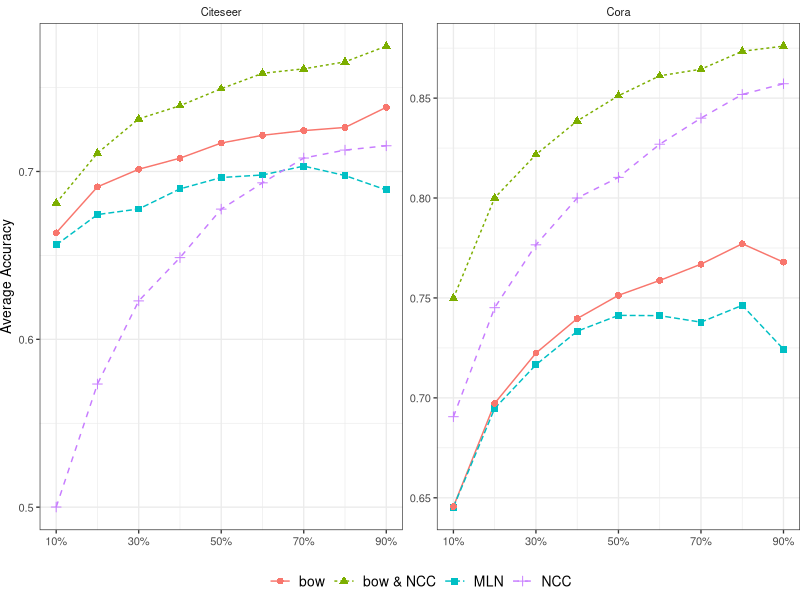
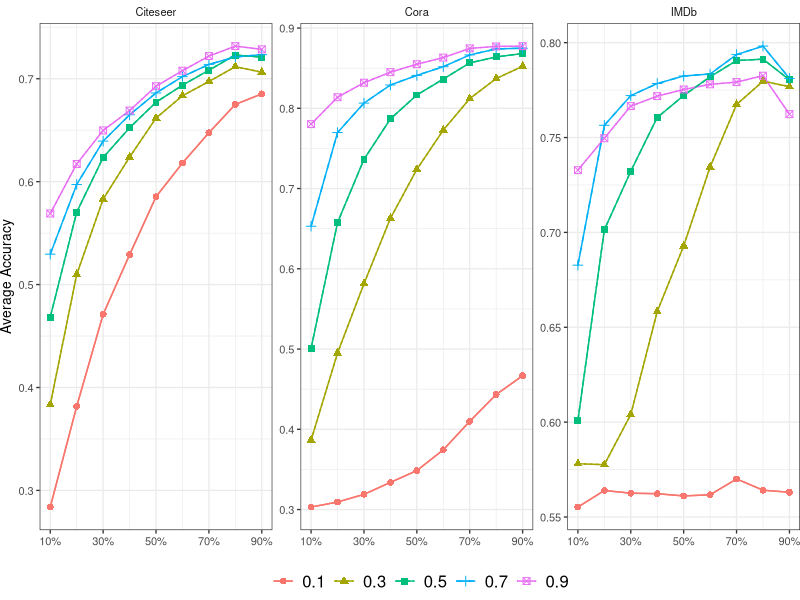
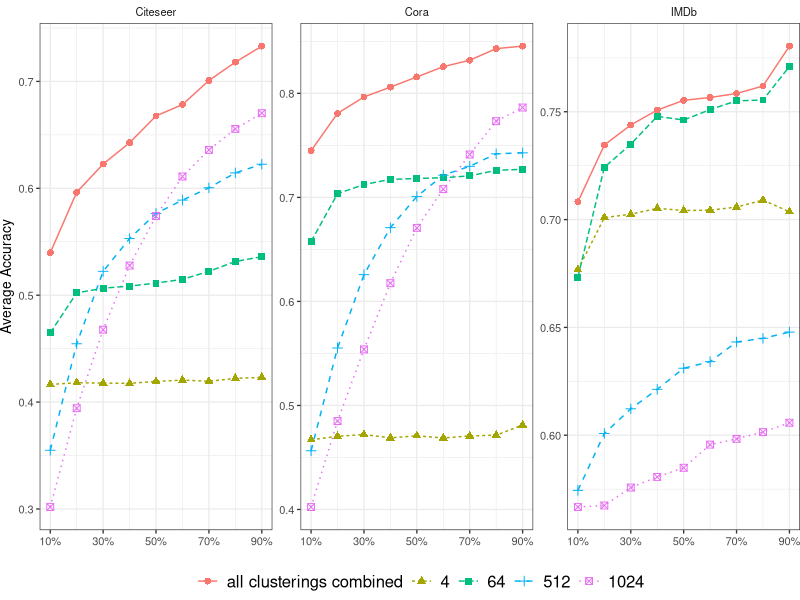
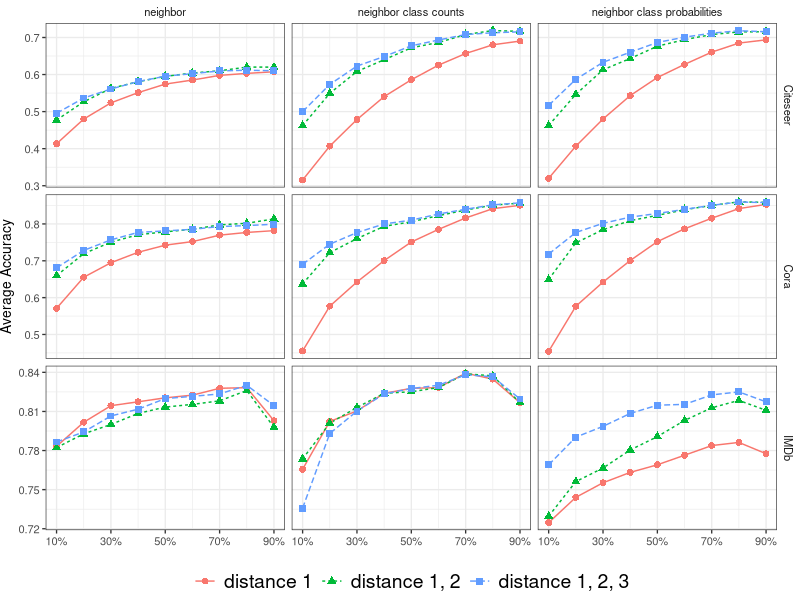
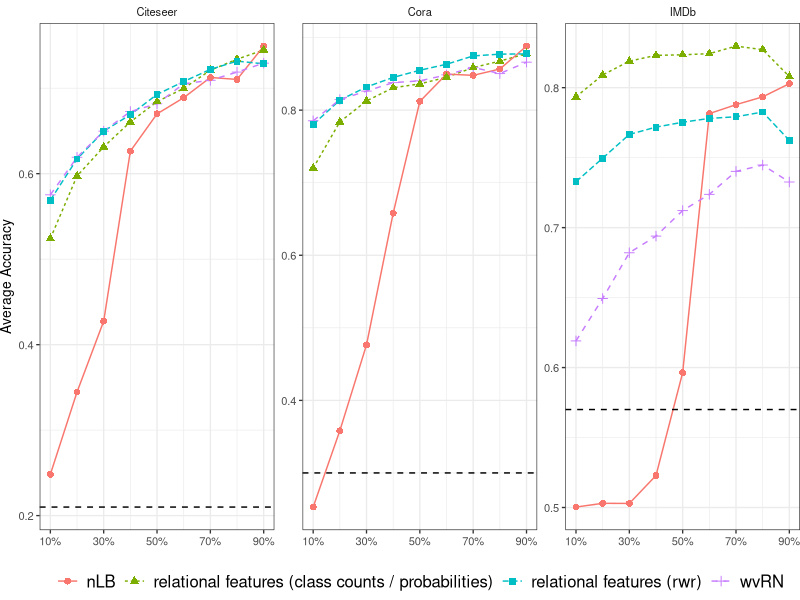
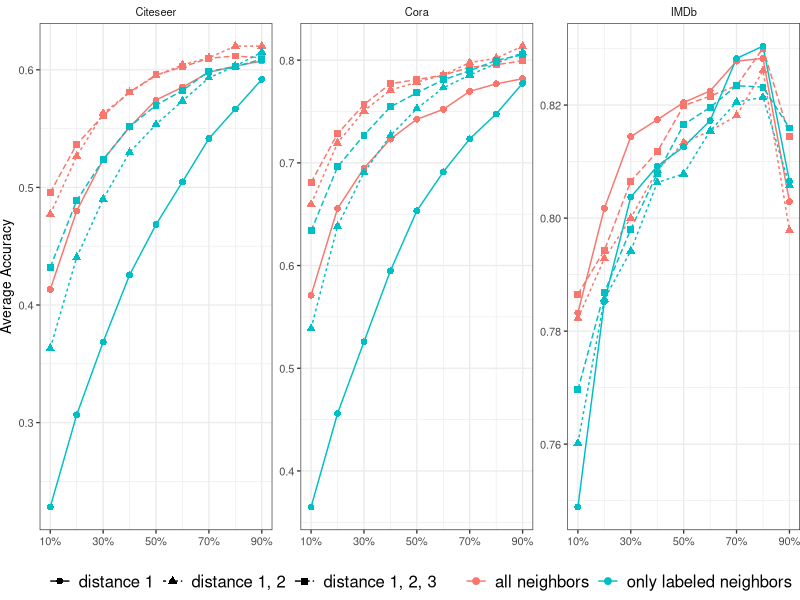
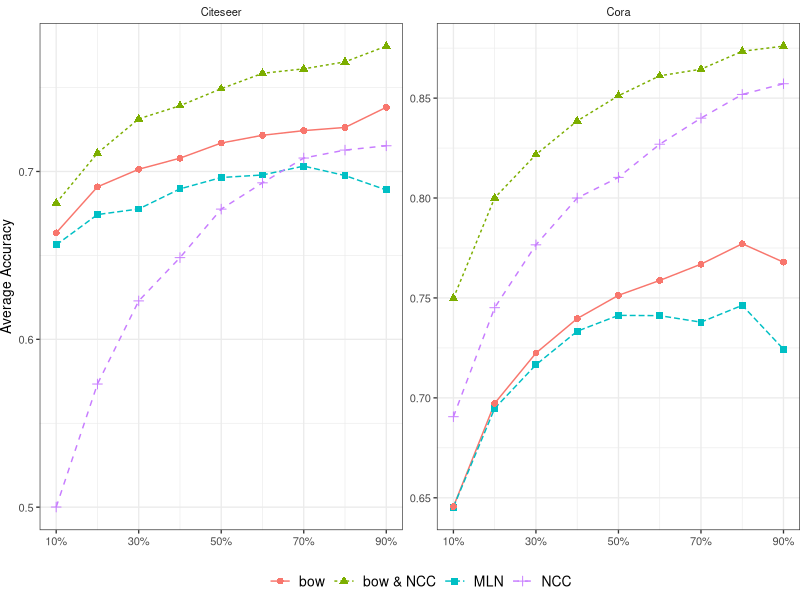
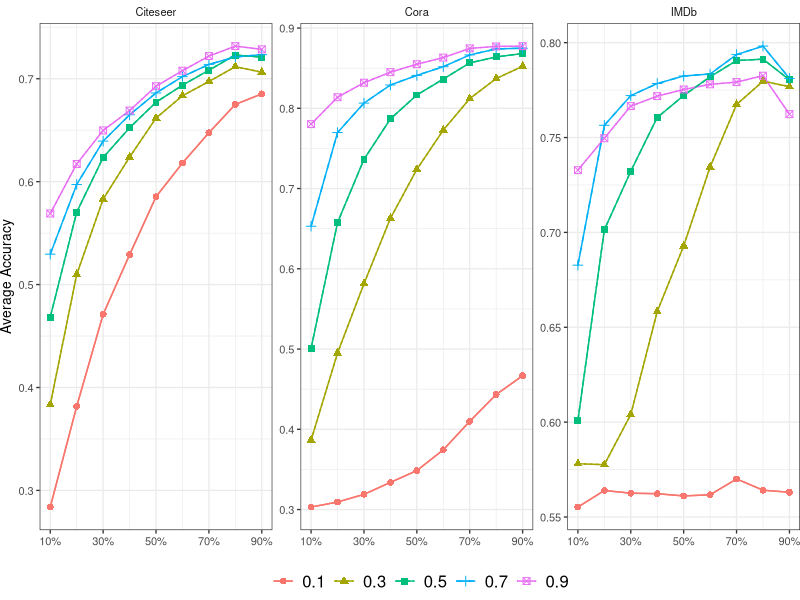

The R script that drew these images, in order:
library(ggplot2)
library(grid)
save_plots = T

cls <- c(ratio="numeric", mean_acc="numeric", args="numeric", std_acc="numeric")
df = read.csv("../results/agg_results.csv", colClasses=cls, stringsAsFactors=FALSE)
df$exp = paste(df$features, df$args)

# set base acc
df$base_acc = 0
df$base_acc[df$dataset == 'imdb_all'] = .57
df$base_acc[df$dataset == 'citeseer'] = .21
df$base_acc[df$dataset == 'cora'] = .30

df$dataset[df$dataset == 'imdb_all'] = 'IMDb'
df$dataset[df$dataset == 'citeseer'] = 'Citeseer'
df$dataset[df$dataset == 'cora'] = 'Cora'


print(unique(df$features))
print(unique(df$dataset))

theme_set(theme_bw(10))

# bow
i_bow = df$dataset %in% c("Citeseer", "Cora")
i_features = df$features %in% c("bow", "bow_counts", "alchemy_bow_link")
i_count2 = df$features == "counts" & df$args ==2
df_bow = df[i_bow & (i_features | i_count2),]
df_bow$args = as.character(df_bow$args)
df_bow$features[df_bow$features == 'bow'] = 'bow'
df_bow$features[df_bow$features == 'counts'] = 'NCC'
df_bow$features[df_bow$features == 'bow_counts'] = 'bow & NCC'
df_bow$features[df_bow$features == 'alchemy_bow_link'] = 'MLN'

p <- ggplot(df_bow,
            aes(x=ratio, y=mean_acc, group=features, color=features, label=args)) +
    geom_line(aes(linetype=features)) + geom_point(aes(shape=features), size=2) +
    ylab("Average Accuracy") + facet_wrap( ~ dataset, scales="free") +
    scale_x_continuous(breaks = c(1,3,5,7,9)*.1, labels=paste(c(1,3,5,7,9)*10, "%",sep="")) +
    xlab(NULL) + theme(strip.background = element_blank(), legend.position = "bottom",
                       legend.title=element_blank(),
                       legend.key = element_rect(fill = "white", color = "white"),
                       legend.text = element_text(size=10),
                       plot.margin = unit(rep(0, 4), "lines"))

p
if (save_plots)
    ggsave(p, file="../fig/bow.pdf", width=4, height=2.5)


# rwr
i_paper = df$dataset %in% c("Citeseer", "Cora", "IMDb")
i_features = df$features ==  "rwr"
df_depth = df[i_features & i_paper,]
df_depth$args = as.character(df_depth$args)
df_depth$args[df_depth$features == "cluster"&df_depth$args == "0"] = "*"
p <- ggplot(df_depth,
            aes(x=ratio, y=mean_acc, group=exp, color=args, label=args))
p = p + geom_line() + facet_wrap( ~ dataset, scales="free") +
    geom_line(aes(linetype=args)) + geom_point(aes(shape=args), size=2) +
    ylab("Average Accuracy") +
    scale_x_continuous(breaks = c(1,3,5,7,9)*.1, labels=paste(c(1,3,5,7,9)*10, "%",sep="")) +
    xlab(NULL) + theme(strip.background = element_blank(), legend.position = "bottom",
                       legend.title=element_blank(),
                       legend.key = element_rect(fill = "white", color = "white"),
                       legend.text = element_text(size=12),
                       plot.margin = unit(rep(0, 4), "lines"))
p
if (save_plots)
    ggsave(p, file="../fig/rwr.pdf", width=8, height=3)

# cluster
i_paper = df$dataset %in% c("Citeseer", "Cora", "IMDb")
i_features = df$features == "cluster"
i_clusters = df$args %in% c(0, 4, 64, 512, 1024)
df_depth = df[i_features & i_paper & i_clusters,]
df_depth$args = factor(as.numeric(df_depth$args),
                       levels=c(0, 4, 64, 512, 1024),
                       labels=c("all clusterings combined", "4", "64", "512", "1024"))
p <- ggplot(df_depth,
            aes(x=ratio, y=mean_acc, group=exp, color=args, label=args))
p = p + geom_line(aes(linetype=args)) + geom_point(aes(shape=args), size=2) +
    facet_wrap( ~ dataset, scales="free") +
    ylab("Average Accuracy") +
    scale_x_continuous(breaks = c(1,3,5,7,9)*.1, labels=paste(c(1,3,5,7,9)*10, "%",sep="")) +
    xlab(NULL) + theme(strip.background = element_blank(), legend.position = "bottom",
                       legend.title=element_blank(),
                       legend.key = element_rect(fill = "white", color = "white"),
                       legend.text = element_text(size=12),
                       plot.margin = unit(rep(0, 4), "lines"))

p
if (save_plots)
    ggsave(p, file="../fig/cluster.pdf", width=8, height=3)

# depth 
i_paper = df$dataset %in% c("Citeseer", "Cora", "IMDb")
i_features = df$features %in% c("counts", "proba", "ids")
df_depth = df[i_features & i_paper,]
df_depth$args = as.character(df_depth$args)
df_depth$args[df_depth$args == '0'] = "distance 1"
df_depth$args[df_depth$args == '1'] = "distance 1, 2"
df_depth$args[df_depth$args == '2'] = "distance 1, 2, 3"
df_depth$features[df_depth$features == 'ids'] = "neighbor"
df_depth$features[df_depth$features == 'counts'] = "neighbor class counts"
df_depth$features[df_depth$features == 'proba'] = "neighbor class probabilities"
p <- ggplot(df_depth,
            aes(x=ratio, y=mean_acc, group=exp, color=args, label=args))
p = p + geom_line(aes(linetype=args)) + facet_grid(dataset ~ features, scales="free") +
        geom_point(aes(shape=args), size=2) +
    ylab("Average Accuracy") +
    scale_x_continuous(breaks = c(1,3,5,7,9)*.1, labels=paste(c(1,3,5,7,9)*10, "%",sep="")) +
    xlab(NULL) + theme(strip.background = element_blank(), legend.position = "bottom",
                       legend.title=element_blank(),
                       legend.key = element_rect(fill = "white", color = "white"),
                       legend.text = element_text(size=14),
                       plot.margin = unit(rep(0, 4), "lines"))

p
if (save_plots)
    ggsave(p, file="../fig/depth.pdf", width=8, height=7)

# best off
i_features = df$features %in% c("wvrn", "nlb", "id_proba")
i_rwr9 = df$features == 'rwr' & df$args=="0.9"
df_n_only = df[(i_rwr9 |i_features) & i_paper,]
df_n_only$features[df_n_only$features == 'id_proba'] = 'relational features (class counts / probabilities)'
df_n_only$features[df_n_only$features == 'rwr'] = 'relational features (rwr)'
df_n_only$features[df_n_only$features == 'wvrn'] = 'wvRN'
df_n_only$features[df_n_only$features == 'nlb'] = 'nLB'
p <- ggplot(df_n_only,
            aes(x=ratio, y=mean_acc, group=exp, color=features)) +
    geom_line(aes(linetype=features)) + facet_wrap( ~ dataset,scales="free") +
    geom_point(aes(shape=features), size=2)+
    ylab("Average Accuracy") +
    scale_x_continuous(breaks = c(1,3,5,7,9)*.1, labels=paste(c(1,3,5,7,9)*10, "%",sep="")) +
    xlab(NULL) + theme(strip.background = element_blank(), legend.position = "bottom",
                       legend.title=element_blank(),
                       legend.key = element_rect(fill = "white", color = "white"),
                       legend.text = element_text(size=12),
                       plot.margin = unit(rep(0, 4), "lines"))+
    geom_hline(aes(yintercept=base_acc), linetype="dashed")

p
if (save_plots)
    ggsave(p, file="../fig/best_off.pdf", width=8, height=3)


# do unlabeled neighbors matter?
df_unlabeled = df
df_unlabeled$args = as.character(df_unlabeled$args)
i_bow = df$dataset %in% c("Citeseer", "Cora", "IMDb")
i_ids = df$features %in% c("ids_labeled", "ids")
i_not3 = df$args != 3
df_unlabeled$args[df_unlabeled$args == '0'] = "distance 1"
df_unlabeled$args[df_unlabeled$args == '1'] = "distance 1, 2"
df_unlabeled$args[df_unlabeled$args == '2'] = "distance 1, 2, 3"
df_unlabeled$features[df_unlabeled$features == 'ids_labeled'] = "only labeled neighbors"
df_unlabeled$features[df_unlabeled$features == 'ids'] = "all neighbors"
p <- ggplot(df_unlabeled[i_bow & i_ids & i_not3,],
            aes(x=ratio, y=mean_acc, group=exp, color=features, label=args))
#p = p + geom_line() + facet_wrap( ~ dataset,scales="free")+ geom_text(size=4)
 p = p + geom_line(aes(linetype=args)) + facet_wrap( ~ dataset,scales="free") +
    geom_point(aes(shape=args), size=2)+
    ylab("Average Accuracy") +
    scale_x_continuous(breaks = c(1,3,5,7,9)*.1, labels=paste(c(1,3,5,7,9)*10, "%",sep="")) +
    xlab(NULL) + theme(strip.background = element_blank(), legend.position = "bottom",
                       legend.title=element_blank(),
                       legend.key = element_rect(fill = "white", color = "white"),
                       legend.text = element_text(size=12),
                       plot.margin = unit(rep(0, 4), "lines"))

p
if (save_plots)
    ggsave(p, file="../fig/only_labeled.pdf", width=8, height=3.3)
